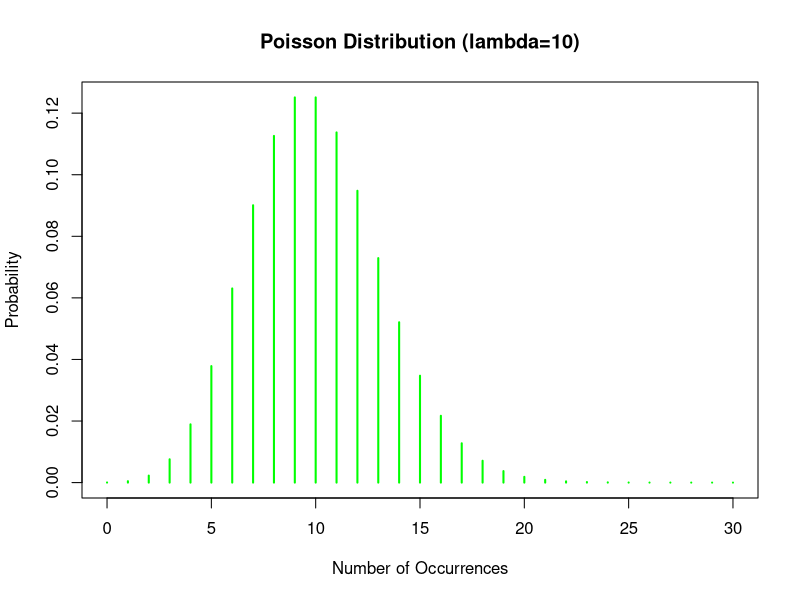

Reproduce this figure in R.
# Filename: _053_poisson_dis.R
# Title: Poisson Distribution
# Author: Raghava | GitHub: @raghavtwenty
# Date Created: June 22, 2024 | Last Updated: June 22, 2024
# Language: R | Version: 4.4.0

# Description of functions:
# dpois: Poisson probability mass function (pmf)
# ppois: Poisson distribution cumulative distribution function (cdf)
# qpois: Poisson quantile function
# rpois: Poisson pseudorandom number generation

# Parameters for the Poisson distribution
lambda_param = 10  # Average rate (lambda)

# Define the number of occurrences to consider
occurrences = 30

# Calculate Poisson probabilities for 0 to 'occurrences' number of occurrences
poisson_probabilities = dpois(0:occurrences,
    lambda = lambda_param
)

# Display the calculated probabilities
print(poisson_probabilities)

# Plot the Poisson probabilities
plot(0:occurrences, poisson_probabilities,
    col = "green",
    type = "h",
    lwd = 2,
    main = "Poisson Distribution (lambda=10)",
    xlab = "Number of Occurrences",
    ylab = "Probability"
)
